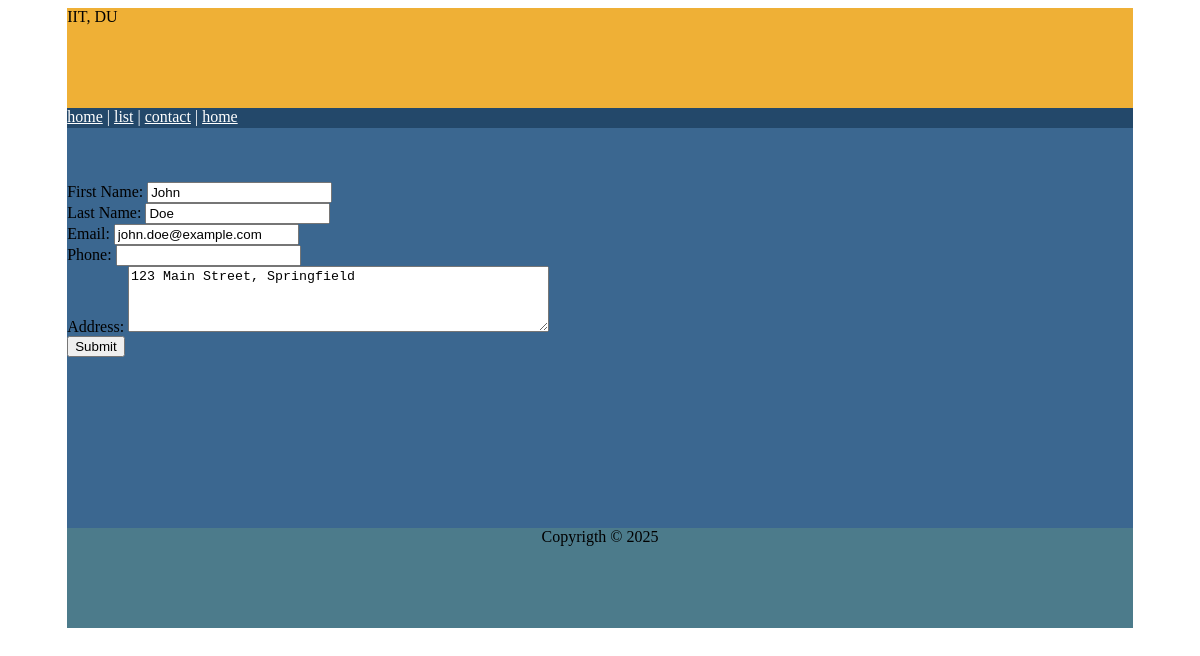
The page /sample/edit.php?id=1 on the database its author committed.
### tables this page shows
CREATE TABLE `user` (
  `id` int(11) NOT NULL,
  `firstname` varchar(100) NOT NULL,
  `lastname` varchar(100) NOT NULL,
  `email` varchar(100) NOT NULL,
  `mobile` varchar(15) NOT NULL,
  `address` varchar(100) NOT NULL
);

### sample/edit.php (the view, shortened to what this page needs)
<?php
require("db_config.php");
include("header.php");
include("menu.php");
?>
<div id="main_content">
<br><br><br>
<?php
$conn = new mysqli($servername, $username, $password, $dbName);
$sql = "select * from `user` where id = " . $_GET["id"];
if ($result = $conn->query($sql)) {
}
if ($result->num_rows > 0) {
  while ($row = $result->fetch_assoc()) {
    echo '<form action="editaction.php" method="post">';
    echo 'First Name: <input type="text" name="fname" value="' . $row["firstname"] . '"/> <br>';
    echo 'Last Name: <input type="text" name="lname" value="' . $row["lastname"] . '"/><br>';
    echo 'Email: <input type="email" name="email" value="' . $row["email"] . '"/><br>';
    echo 'Phone: <input type="text" name="phone" value="' . $row["phone"] . '"/><br>';
    echo 'Address: <textarea name="address" rows="4" cols="50">' . $row["address"] . '</textarea><br>';
    echo '<input type="submit" name="submit" value="Submit"/><br>';
    echo '</form>';
  }
} else {
  echo "no data found results";
}
?>
</div>
<?php
include("footer.php");
?>

### sample/header.php (style rules this page uses)
body { min-height:550px; }
#main_content { height:400px; background-color:#3B6790; }

### rows shown on the page
user: fname "John", lname "Doe", email "john.doe@example.com", address "123 Main Street, Springfield"
